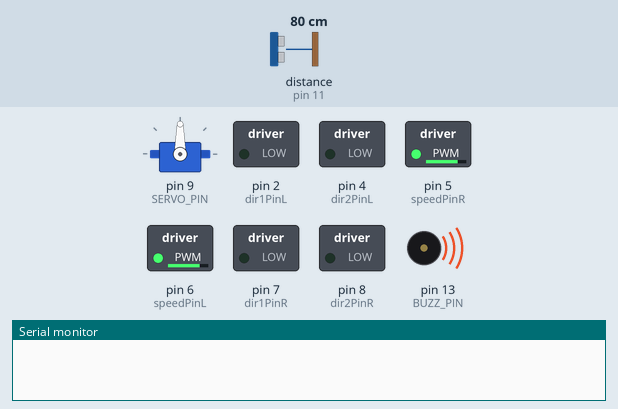
Simulated run of this sketch. Board: Arduino Uno, built with avr-gcc and run on an emulated ATmega328P. Shown: servo, switched loads named in the sketch (green lamp = pin HIGH), buzzer (waves = sounding, pin HIGH), the last lines printed to the serial monitor. Wiring (inferred from the names in the program): ultrasonic range finder: trigger pin 12; echo pin 11. The test bench sets the inputs (shaded band); at power-on: distance to the obstacle (sensor on pin 11) 80 cm. The echo pulse lasts 58.3 µs per cm; pins used as bus, display or sensor lines are not drawn.

Above: at 4.98 s.
5.3 s: distance to the obstacle (sensor on pin 11) set to 2 cm
At 6.05 s:
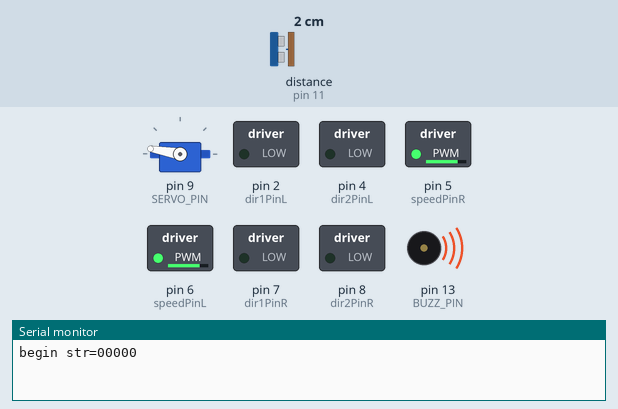
8.3 s: distance to the obstacle (sensor on pin 11) set to 35 cm
At 9.6 s:
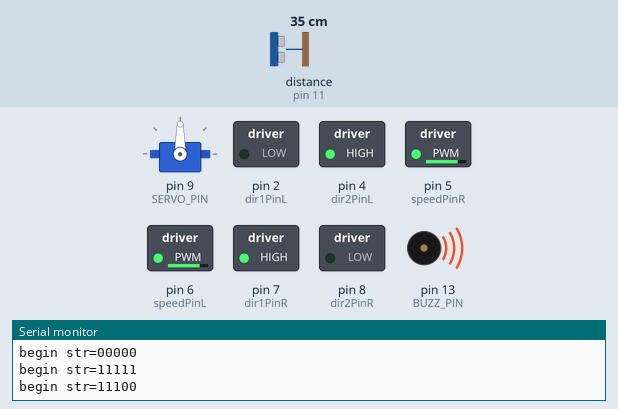
11.3 s: distance to the obstacle (sensor on pin 11) set to 4 cm
At 11.45 s:
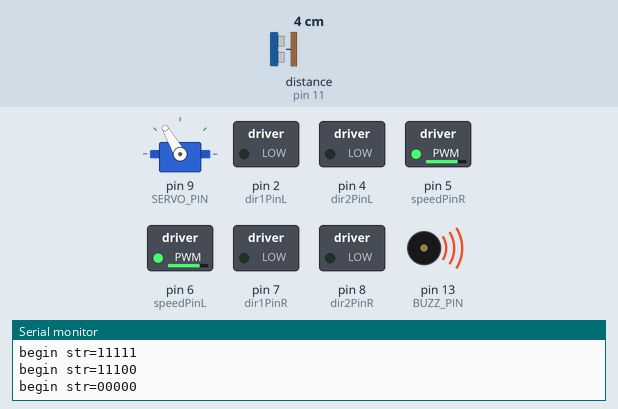
14.3 s: distance to the obstacle (sensor on pin 11) set to 9 cm
17.3 s: distance to the obstacle (sensor on pin 11) set to 60 cm
At 19.25 s:
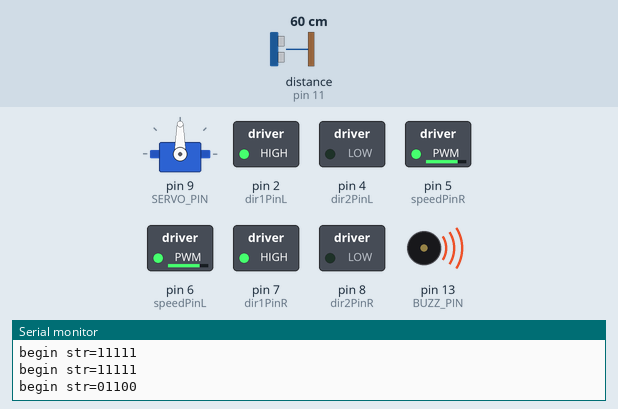
20.3 s: distance to the obstacle (sensor on pin 11) set to 120 cm
Timing chart, 0 to 24.3 s (numbered marks = the images above; inputs shaded):
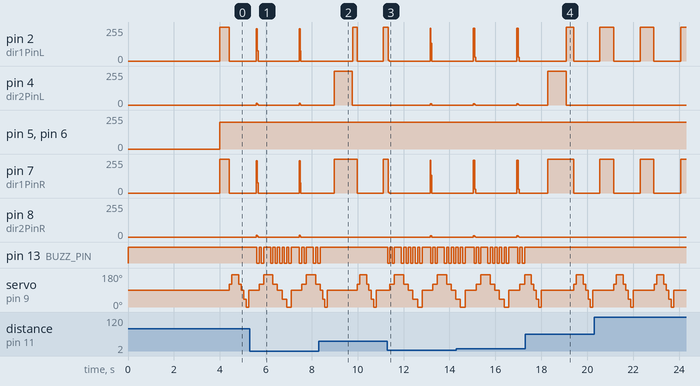

Measured:
- after the input at 5.3 s, pin 13 (BUZZ_PIN): HIGH → LOW after 0.31 s, → HIGH 0.10 s later, → LOW 0.10 s later, → HIGH 0.10 s later, … (21 changes in this stretch)
- after the input at 8.3 s, pin 8 (dir2PinR): stops changing and stays 0/255; pin 13 (BUZZ_PIN): goes on until 8.4 s, then stays HIGH
- after the input at 11.3 s, pin 4 (dir2PinL), pin 8 (dir2PinR): 0/255 → 11/255 after 1.9 s, → 0/255 0.08 s later; pin 13 (BUZZ_PIN): HIGH → LOW at once, → HIGH 0.10 s later, → LOW 0.10 s later, → HIGH 0.10 s later, … (24 changes in this stretch)
- after the input at 17.3 s, pin 8 (dir2PinR): stays 0/255 (without the input it goes to 8/255 after 1.5 s); pin 13 (BUZZ_PIN): stops changing and stays HIGH
- by itself, pin 2 (dir1PinL), pin 7 (dir1PinR): alternates 255/255 for 0.60 s and 0/255 for 1.2 s

The sketch:

obstacle.ino
```cpp
#include <Servo.h>
#include "configuration.h"

Servo head;
/*motor control*/
void go_Advance(void)  //Forward
{
  digitalWrite(dir1PinL, HIGH);
  digitalWrite(dir2PinL,LOW);
  digitalWrite(dir1PinR,HIGH);
  digitalWrite(dir2PinR,LOW);
}
void go_Left()  //Turn left
{
  digitalWrite(dir1PinL, HIGH);
  digitalWrite(dir2PinL,LOW);
  digitalWrite(dir1PinR,LOW);
  digitalWrite(dir2PinR,HIGH);
}
void go_Right()  //Turn right
{
  digitalWrite(dir1PinL, LOW);
  digitalWrite(dir2PinL,HIGH);
  digitalWrite(dir1PinR,HIGH);
  digitalWrite(dir2PinR,LOW);
}
void go_Back()  //Reverse
{
  digitalWrite(dir1PinL, LOW);
  digitalWrite(dir2PinL,HIGH);
  digitalWrite(dir1PinR,LOW);
  digitalWrite(dir2PinR,HIGH);
}
void stop_Stop()    //Stop
{
  digitalWrite(dir1PinL, LOW);
  digitalWrite(dir2PinL,LOW);
  digitalWrite(dir1PinR,LOW);
  digitalWrite(dir2PinR,LOW);
}

/*set motor speed */
void set_Motorspeed(int speed_L,int speed_R)
{
  analogWrite(speedPinL,speed_L);
  analogWrite(speedPinR,speed_R);
}

void buzz_ON()   //open buzzer
{
  digitalWrite(BUZZ_PIN, LOW);
}
void buzz_OFF()  //close buzzer
{
  digitalWrite(BUZZ_PIN, HIGH);
}
void alarm(){
   buzz_ON();
   delay(100);
   buzz_OFF();
}

/*detection of ultrasonic distance*/
int watch(){
  long echo_distance;
  /*Trig_PIN is used to send out a "ping". As soon as it goes HIGH to LOW, the internal clock starts ticking.*/
  /*Echo_pin is an output pin which goes high for a period of item which will be equal to the time taken for the US wave to return back to the sensor.*/
  digitalWrite(Trig_PIN,LOW);
  delayMicroseconds(5);
  digitalWrite(Trig_PIN,HIGH);
  delayMicroseconds(15);
  digitalWrite(Trig_PIN,LOW);
  echo_distance=pulseIn(Echo_PIN,HIGH);
  echo_distance=echo_distance*0.01657; //how far away is the object in cm
  //Serial.println((int)echo_distance);
  return round(echo_distance);
}
//Meassures distances to the right, left, front, left diagonal, right diagonal and asign them in cm to the variables rightscanval,
//leftscanval, centerscanval, ldiagonalscanval and rdiagonalscanval (there are 5 points for distance testing)
String watchsurrounding(){
/*  obstacle_status is a binary integer, its last 5 digits stands for if there is any obstacles in 5 directions,
 *   for example B101000 last 5 digits is 01000, which stands for Left front has obstacle, B100111 means front, right front and right has obstacles
 */

int obstacle_status =B100000;
  centerscanval = watch();
  if(centerscanval<distancelimit){
    stop_Stop();
    alarm();
    obstacle_status  =obstacle_status | B100;
    }
  head.write(120);
  delay(100);
  ldiagonalscanval = watch();
  if(ldiagonalscanval<distancelimit){
    stop_Stop();
    alarm();
     obstacle_status  =obstacle_status | B1000;
    }
  head.write(170); //Didn't use 180 degrees because my servo is not able to take this angle
  delay(300);
  leftscanval = watch();
  if(leftscanval<sidedistancelimit){
    stop_Stop();
    alarm();
     obstacle_status  =obstacle_status | B10000;
    }
  head.write(120);
  delay(100);
  ldiagonalscanval = watch();
  if(ldiagonalscanval<distancelimit){
    stop_Stop();
    alarm();
    obstacle_status  =obstacle_status | B1000;
    }
  head.write(90); //use 90 degrees if you are moving your servo through the whole 180 degrees
  delay(100);
  centerscanval = watch();
  if(centerscanval<distancelimit){
    stop_Stop();
    alarm();
    obstacle_status  =obstacle_status | B100;
    }
  head.write(40);
  delay(100);
  rdiagonalscanval = watch();
  if(rdiagonalscanval<distancelimit){
    stop_Stop();
    alarm();
    obstacle_status  =obstacle_status | B10;
    }
  head.write(0);
  delay(100);
  rightscanval = watch();
  if(rightscanval<sidedistancelimit){
    stop_Stop();
    alarm();
    obstacle_status  =obstacle_status | 1;
    }
  head.write(90); //Finish looking around (look forward again)
  delay(300);
   String obstacle_str= String(obstacle_status,BIN);
  obstacle_str= obstacle_str.substring(1,6);

  return obstacle_str; //return 5-character string standing for 5 direction obstacle status
}

void auto_avoidance(){
  set_Motorspeed(SPEED,SPEED);
  go_Advance();  // if nothing is wrong go forward using go() function above.
  ++numcycles;
  if(numcycles>=80){ //Watch if something is around every 80 loops while moving forward
     stop_Stop();
    String obstacle_sign=watchsurrounding(); // 5 digits of obstacle_sign binary value means the 5 direction obstacle status
      Serial.print("begin str=");
        Serial.println(obstacle_sign);
    if( obstacle_sign=="11100" || obstacle_sign=="11000"  || obstacle_sign=="10100"  || obstacle_sign=="01100"  || obstacle_sign=="01110" ||obstacle_sign=="00100"  ||obstacle_sign=="01000" ){
      go_Right();
      delay(turntime);
      stop_Stop();
    }
    if(obstacle_sign=="00111" || obstacle_sign=="00011"  || obstacle_sign=="00101" || obstacle_sign=="00110" || obstacle_sign=="01010"  || obstacle_sign=="00010"  ){
      go_Left();
      delay(turntime);
      stop_Stop();
    }

    if(  obstacle_sign=="01111" ||  obstacle_sign=="10111" ||  obstacle_sign=="11011" ||  obstacle_sign=="11101"  ||  obstacle_sign=="11110"  ){
          go_Back();
		  set_Motorspeed(BACK_SPEED1,BACK_SPEED2);
       delay(backtime);
          stop_Stop();
        }
    numcycles=0; //Restart count of cycles
  }
  distance = watch(); // use the watch() function to see if anything is ahead (when the robot is just moving forward and not looking around it will test the distance in front)
  if (distance<distancelimit){ // The robot will just stop if it is completely sure there's an obstacle ahead (must test 25 times) (needed to ignore ultrasonic sensor's false signals)
  go_Back();
      ++thereis;}
  if (distance>distancelimit){
      thereis=0;} //Count is restarted
  if (thereis > 25){
    stop_Stop(); // Since something is ahead, stop moving.
    thereis=0;
  }
}

void setup() {
  /*setup L298N pin mode*/
  /*pinMode configures the specified pin to behave as an input or an output*/
  pinMode(dir1PinL, OUTPUT);
  pinMode(dir2PinL, OUTPUT);
  pinMode(speedPinL, OUTPUT);
  pinMode(dir1PinR, OUTPUT);
  pinMode(dir2PinR, OUTPUT);
  pinMode(speedPinR, OUTPUT);
  stop_Stop();//stop move
  /*init HC-SR04*/
  pinMode(Trig_PIN, OUTPUT);
  pinMode(Echo_PIN,INPUT);
  /*init buzzer*/
  pinMode(BUZZ_PIN, OUTPUT);
  digitalWrite(BUZZ_PIN, HIGH);
  buzz_OFF();

  digitalWrite(Trig_PIN,LOW);
  /*init servo*/
  head.attach(SERVO_PIN);
  head.write(90);
   delay(4000);

  /*baud rate*/
  Serial.begin(9600);

}

void loop() {
 auto_avoidance();
}
```

configuration.h
```cpp
/*Declare L298N Dual H-Bridge Motor Controller directly since there is not a library to load.*/
//Define L298N Dual H-Bridge Motor Controller Pins
#define dir1PinL  2    //Motor direction
#define dir2PinL  4    //Motor direction
#define speedPinL 6    // Needs to be a PWM pin to be able to control motor speed

#define dir1PinR  7    //Motor direction
#define dir2PinR  8   //Motor direction
#define speedPinR 5    // Needs to be a PWM pin to be able to control motor speed

#define SERVO_PIN     9  //servo connect to D9

#define Echo_PIN    11 // Ultrasonic Echo pin connect to D11
#define Trig_PIN    12  // Ultrasonic Trig pin connect to D12

#define BUZZ_PIN     13

#define SPEED  200     //both sides of the motor speed
#define BACK_SPEED1  100     //back speed
#define BACK_SPEED2  150     //back speed

int leftscanval, centerscanval, rightscanval, ldiagonalscanval, rdiagonalscanval;
const int distancelimit = 30; //distance limit for obstacles in front
const int sidedistancelimit = 30; //minimum distance in cm to obstacles at both sides (the car will allow a shorter distance sideways)
int distance;
int numcycles = 0;
const int turntime = 800; //Time the robot spends turning (miliseconds)
const int backtime = 600; //Time the robot spends turning (miliseconds)

int thereis;
```
